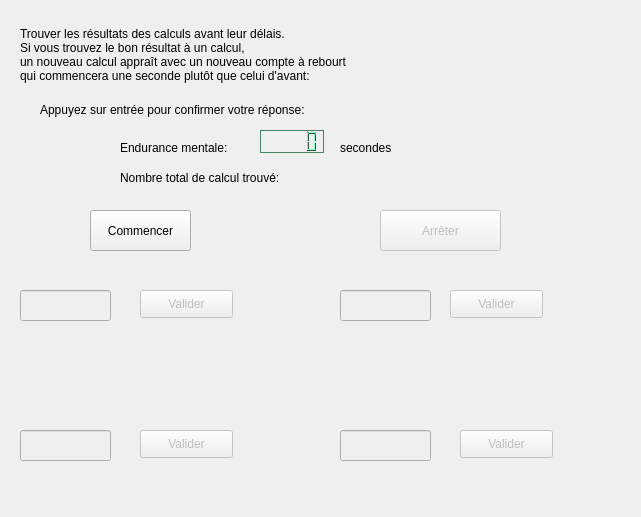
<?xml version="1.0" encoding="UTF-8"?>
<ui version="4.0">
 <class>Fenetre</class>
 <widget class="QDialog" name="Fenetre">
  <property name="geometry">
   <rect>
    <x>0</x>
    <y>0</y>
    <width>641</width>
    <height>517</height>
   </rect>
  </property>
  <property name="windowTitle">
   <string>Coeur De Roses Cognition</string>
  </property>
  <widget class="QLabel" name="label">
   <property name="geometry">
    <rect>
     <x>20</x>
     <y>10</y>
     <width>351</width>
     <height>91</height>
    </rect>
   </property>
   <property name="text">
    <string>&lt;html&gt;&lt;head/&gt;&lt;body&gt;Trouver les résultats des calculs avant leur délais.&lt;br&gt;Si vous trouvez le bon résultat à un calcul,&lt;br&gt;un nouveau calcul appraît avec un nouveau compte à rebourt&lt;br&gt;
qui commencera une seconde plutôt que celui d'avant:&lt;/body&gt;&lt;/html&gt;</string>
   </property>
  </widget>
  <widget class="QLabel" name="lbFin">
   <property name="geometry">
    <rect>
     <x>440</x>
     <y>160</y>
     <width>141</width>
     <height>31</height>
    </rect>
   </property>
   <property name="font">
    <font>
     <pointsize>10</pointsize>
     <weight>75</weight>
     <bold>true</bold>
    </font>
   </property>
   <property name="text">
    <string/>
   </property>
  </widget>
  <widget class="QLabel" name="lbDelais1">
   <property name="geometry">
    <rect>
     <x>40</x>
     <y>260</y>
     <width>61</width>
     <height>16</height>
    </rect>
   </property>
   <property name="font">
    <font>
     <pointsize>10</pointsize>
     <weight>75</weight>
     <bold>true</bold>
    </font>
   </property>
   <property name="text">
    <string/>
   </property>
  </widget>
  <widget class="QPushButton" name="btValider1">
   <property name="enabled">
    <bool>false</bool>
   </property>
   <property name="geometry">
    <rect>
     <x>140</x>
     <y>290</y>
     <width>93</width>
     <height>28</height>
    </rect>
   </property>
   <property name="text">
    <string>Valider</string>
   </property>
  </widget>
  <widget class="QLabel" name="lbCalcul1">
   <property name="geometry">
    <rect>
     <x>160</x>
     <y>260</y>
     <width>71</width>
     <height>16</height>
    </rect>
   </property>
   <property name="font">
    <font>
     <pointsize>10</pointsize>
    </font>
   </property>
   <property name="text">
    <string/>
   </property>
  </widget>
  <widget class="QPushButton" name="btValider2">
   <property name="enabled">
    <bool>false</bool>
   </property>
   <property name="geometry">
    <rect>
     <x>450</x>
     <y>290</y>
     <width>93</width>
     <height>28</height>
    </rect>
   </property>
   <property name="text">
    <string>Valider</string>
   </property>
  </widget>
  <widget class="QLabel" name="lbDelais2">
   <property name="geometry">
    <rect>
     <x>350</x>
     <y>270</y>
     <width>61</width>
     <height>16</height>
    </rect>
   </property>
   <property name="font">
    <font>
     <pointsize>10</pointsize>
     <weight>75</weight>
     <bold>true</bold>
    </font>
   </property>
   <property name="text">
    <string/>
   </property>
  </widget>
  <widget class="QLabel" name="lbCalcul2">
   <property name="geometry">
    <rect>
     <x>470</x>
     <y>260</y>
     <width>81</width>
     <height>16</height>
    </rect>
   </property>
   <property name="font">
    <font>
     <pointsize>10</pointsize>
    </font>
   </property>
   <property name="text">
    <string/>
   </property>
  </widget>
  <widget class="QPushButton" name="btValider3">
   <property name="enabled">
    <bool>false</bool>
   </property>
   <property name="geometry">
    <rect>
     <x>140</x>
     <y>430</y>
     <width>93</width>
     <height>28</height>
    </rect>
   </property>
   <property name="text">
    <string>Valider</string>
   </property>
  </widget>
  <widget class="QLabel" name="lbDelais3">
   <property name="geometry">
    <rect>
     <x>40</x>
     <y>390</y>
     <width>61</width>
     <height>16</height>
    </rect>
   </property>
   <property name="font">
    <font>
     <pointsize>10</pointsize>
     <weight>75</weight>
     <bold>true</bold>
    </font>
   </property>
   <property name="text">
    <string/>
   </property>
  </widget>
  <widget class="QLabel" name="lbCalcul3">
   <property name="geometry">
    <rect>
     <x>160</x>
     <y>390</y>
     <width>71</width>
     <height>16</height>
    </rect>
   </property>
   <property name="font">
    <font>
     <pointsize>10</pointsize>
    </font>
   </property>
   <property name="text">
    <string/>
   </property>
  </widget>
  <widget class="QPushButton" name="btValider4">
   <property name="enabled">
    <bool>false</bool>
   </property>
   <property name="geometry">
    <rect>
     <x>460</x>
     <y>430</y>
     <width>93</width>
     <height>28</height>
    </rect>
   </property>
   <property name="text">
    <string>Valider</string>
   </property>
  </widget>
  <widget class="QLabel" name="lbDelais4">
   <property name="geometry">
    <rect>
     <x>340</x>
     <y>390</y>
     <width>61</width>
     <height>16</height>
    </rect>
   </property>
   <property name="font">
    <font>
     <pointsize>10</pointsize>
     <weight>75</weight>
     <bold>true</bold>
    </font>
   </property>
   <property name="text">
    <string/>
   </property>
  </widget>
  <widget class="QLabel" name="lbCalcul4">
   <property name="geometry">
    <rect>
     <x>470</x>
     <y>390</y>
     <width>81</width>
     <height>16</height>
    </rect>
   </property>
   <property name="font">
    <font>
     <pointsize>10</pointsize>
    </font>
   </property>
   <property name="text">
    <string/>
   </property>
  </widget>
  <widget class="QPushButton" name="btCommencer">
   <property name="geometry">
    <rect>
     <x>90</x>
     <y>210</y>
     <width>101</width>
     <height>41</height>
    </rect>
   </property>
   <property name="text">
    <string>Commencer</string>
   </property>
  </widget>
  <widget class="QPushButton" name="btArreter">
   <property name="enabled">
    <bool>false</bool>
   </property>
   <property name="geometry">
    <rect>
     <x>380</x>
     <y>210</y>
     <width>121</width>
     <height>41</height>
    </rect>
   </property>
   <property name="text">
    <string>Arrêter</string>
   </property>
  </widget>
  <widget class="QLabel" name="lbInfo1">
   <property name="geometry">
    <rect>
     <x>50</x>
     <y>340</y>
     <width>161</width>
     <height>16</height>
    </rect>
   </property>
   <property name="text">
    <string/>
   </property>
  </widget>
  <widget class="QLabel" name="lbInfo2">
   <property name="geometry">
    <rect>
     <x>340</x>
     <y>340</y>
     <width>201</width>
     <height>16</height>
    </rect>
   </property>
   <property name="text">
    <string/>
   </property>
  </widget>
  <widget class="QLabel" name="lbInfo3">
   <property name="geometry">
    <rect>
     <x>40</x>
     <y>480</y>
     <width>181</width>
     <height>16</height>
    </rect>
   </property>
   <property name="text">
    <string/>
   </property>
  </widget>
  <widget class="QLabel" name="lbInfo4">
   <property name="geometry">
    <rect>
     <x>340</x>
     <y>480</y>
     <width>211</width>
     <height>16</height>
    </rect>
   </property>
   <property name="text">
    <string/>
   </property>
  </widget>
  <widget class="QLabel" name="label_2">
   <property name="geometry">
    <rect>
     <x>120</x>
     <y>170</y>
     <width>181</width>
     <height>16</height>
    </rect>
   </property>
   <property name="text">
    <string>Nombre total de calcul trouvé: </string>
   </property>
  </widget>
  <widget class="QLabel" name="lbTotal">
   <property name="geometry">
    <rect>
     <x>310</x>
     <y>170</y>
     <width>55</width>
     <height>16</height>
    </rect>
   </property>
   <property name="text">
    <string/>
   </property>
  </widget>
  <widget class="QLabel" name="label_3">
   <property name="geometry">
    <rect>
     <x>40</x>
     <y>100</y>
     <width>481</width>
     <height>20</height>
    </rect>
   </property>
   <property name="text">
    <string>Appuyez sur entrée pour confirmer votre réponse:</string>
   </property>
  </widget>
  <widget class="QLCDNumber" name="lcdNumber">
   <property name="geometry">
    <rect>
     <x>260</x>
     <y>130</y>
     <width>64</width>
     <height>23</height>
    </rect>
   </property>
   <property name="palette">
    <palette>
     <active>
      <colorrole role="WindowText">
       <brush brushstyle="SolidPattern">
        <color alpha="255">
         <red>0</red>
         <green>0</green>
         <blue>0</blue>
        </color>
       </brush>
      </colorrole>
      <colorrole role="Button">
       <brush brushstyle="SolidPattern">
        <color alpha="255">
         <red>85</red>
         <green>170</green>
         <blue>127</blue>
        </color>
       </brush>
      </colorrole>
      <colorrole role="Light">
       <brush brushstyle="SolidPattern">
        <color alpha="255">
         <red>127</red>
         <green>255</green>
         <blue>191</blue>
        </color>
       </brush>
      </colorrole>
      <colorrole role="Midlight">
       <brush brushstyle="SolidPattern">
        <color alpha="255">
         <red>106</red>
         <green>212</green>
         <blue>159</blue>
        </color>
       </brush>
      </colorrole>
      <colorrole role="Dark">
       <brush brushstyle="SolidPattern">
        <color alpha="255">
         <red>42</red>
         <green>85</green>
         <blue>63</blue>
        </color>
       </brush>
      </colorrole>
      <colorrole role="Mid">
       <brush brushstyle="SolidPattern">
        <color alpha="255">
         <red>56</red>
         <green>113</green>
         <blue>84</blue>
        </color>
       </brush>
      </colorrole>
      <colorrole role="Text">
       <brush brushstyle="SolidPattern">
        <color alpha="255">
         <red>0</red>
         <green>0</green>
         <blue>0</blue>
        </color>
       </brush>
      </colorrole>
      <colorrole role="BrightText">
       <brush brushstyle="SolidPattern">
        <color alpha="255">
         <red>255</red>
         <green>255</green>
         <blue>255</blue>
        </color>
       </brush>
      </colorrole>
      <colorrole role="ButtonText">
       <brush brushstyle="SolidPattern">
        <color alpha="255">
         <red>0</red>
         <green>0</green>
         <blue>0</blue>
        </color>
       </brush>
      </colorrole>
      <colorrole role="Base">
       <brush brushstyle="SolidPattern">
        <color alpha="255">
         <red>255</red>
         <green>255</green>
         <blue>255</blue>
        </color>
       </brush>
      </colorrole>
      <colorrole role="Window">
       <brush brushstyle="SolidPattern">
        <color alpha="255">
         <red>85</red>
         <green>170</green>
         <blue>127</blue>
        </color>
       </brush>
      </colorrole>
      <colorrole role="Shadow">
       <brush brushstyle="SolidPattern">
        <color alpha="255">
         <red>0</red>
         <green>0</green>
         <blue>0</blue>
        </color>
       </brush>
      </colorrole>
      <colorrole role="AlternateBase">
       <brush brushstyle="SolidPattern">
        <color alpha="255">
         <red>170</red>
         <green>212</green>
         <blue>191</blue>
        </color>
       </brush>
      </colorrole>
      <colorrole role="ToolTipBase">
       <brush brushstyle="SolidPattern">
        <color alpha="255">
         <red>255</red>
         <green>255</green>
         <blue>220</blue>
        </color>
       </brush>
      </colorrole>
      <colorrole role="ToolTipText">
       <brush brushstyle="SolidPattern">
        <color alpha="255">
         <red>0</red>
         <green>0</green>
         <blue>0</blue>
        </color>
       </brush>
      </colorrole>
     </active>
     <inactive>
      <colorrole role="WindowText">
       <brush brushstyle="SolidPattern">
        <color alpha="255">
         <red>0</red>
         <green>0</green>
         <blue>0</blue>
        </color>
       </brush>
      </colorrole>
      <colorrole role="Button">
       <brush brushstyle="SolidPattern">
        <color alpha="255">
         <red>85</red>
         <green>170</green>
         <blue>127</blue>
        </color>
       </brush>
      </colorrole>
      <colorrole role="Light">
       <brush brushstyle="SolidPattern">
        <color alpha="255">
         <red>127</red>
         <green>255</green>
         <blue>191</blue>
        </color>
       </brush>
      </colorrole>
      <colorrole role="Midlight">
       <brush brushstyle="SolidPattern">
        <color alpha="255">
         <red>106</red>
         <green>212</green>
         <blue>159</blue>
        </color>
       </brush>
      </colorrole>
      <colorrole role="Dark">
       <brush brushstyle="SolidPattern">
        <color alpha="255">
         <red>42</red>
         <green>85</green>
         <blue>63</blue>
        </color>
       </brush>
      </colorrole>
      <colorrole role="Mid">
       <brush brushstyle="SolidPattern">
        <color alpha="255">
         <red>56</red>
         <green>113</green>
         <blue>84</blue>
        </color>
       </brush>
      </colorrole>
      <colorrole role="Text">
       <brush brushstyle="SolidPattern">
        <color alpha="255">
         <red>0</red>
         <green>0</green>
         <blue>0</blue>
        </color>
       </brush>
      </colorrole>
      <colorrole role="BrightText">
       <brush brushstyle="SolidPattern">
        <color alpha="255">
         <red>255</red>
         <green>255</green>
         <blue>255</blue>
        </color>
       </brush>
      </colorrole>
      <colorrole role="ButtonText">
       <brush brushstyle="SolidPattern">
        <color alpha="255">
         <red>0</red>
         <green>0</green>
         <blue>0</blue>
        </color>
       </brush>
      </colorrole>
      <colorrole role="Base">
       <brush brushstyle="SolidPattern">
        <color alpha="255">
         <red>255</red>
         <green>255</green>
         <blue>255</blue>
        </color>
       </brush>
      </colorrole>
      <colorrole role="Window">
       <brush brushstyle="SolidPattern">
        <color alpha="255">
         <red>85</red>
         <green>170</green>
         <blue>127</blue>
        </color>
       </brush>
      </colorrole>
      <colorrole role="Shadow">
       <brush brushstyle="SolidPattern">
        <color alpha="255">
         <red>0</red>
         <green>0</green>
         <blue>0</blue>
        </color>
       </brush>
      </colorrole>
      <colorrole role="AlternateBase">
       <brush brushstyle="SolidPattern">
        <color alpha="255">
         <red>170</red>
         <green>212</green>
         <blue>191</blue>
        </color>
       </brush>
      </colorrole>
      <colorrole role="ToolTipBase">
       <brush brushstyle="SolidPattern">
        <color alpha="255">
         <red>255</red>
         <green>255</green>
         <blue>220</blue>
        </color>
       </brush>
      </colorrole>
      <colorrole role="ToolTipText">
       <brush brushstyle="SolidPattern">
        <color alpha="255">
         <red>0</red>
         <green>0</green>
         <blue>0</blue>
        </color>
       </brush>
      </colorrole>
     </inactive>
     <disabled>
      <colorrole role="WindowText">
       <brush brushstyle="SolidPattern">
        <color alpha="255">
         <red>42</red>
         <green>85</green>
         <blue>63</blue>
        </color>
       </brush>
      </colorrole>
      <colorrole role="Button">
       <brush brushstyle="SolidPattern">
        <color alpha="255">
         <red>85</red>
         <green>170</green>
         <blue>127</blue>
        </color>
       </brush>
      </colorrole>
      <colorrole role="Light">
       <brush brushstyle="SolidPattern">
        <color alpha="255">
         <red>127</red>
         <green>255</green>
         <blue>191</blue>
        </color>
       </brush>
      </colorrole>
      <colorrole role="Midlight">
       <brush brushstyle="SolidPattern">
        <color alpha="255">
         <red>106</red>
         <green>212</green>
         <blue>159</blue>
        </color>
       </brush>
      </colorrole>
      <colorrole role="Dark">
       <brush brushstyle="SolidPattern">
        <color alpha="255">
         <red>42</red>
         <green>85</green>
         <blue>63</blue>
        </color>
       </brush>
      </colorrole>
      <colorrole role="Mid">
       <brush brushstyle="SolidPattern">
        <color alpha="255">
         <red>56</red>
         <green>113</green>
         <blue>84</blue>
        </color>
       </brush>
      </colorrole>
      <colorrole role="Text">
       <brush brushstyle="SolidPattern">
        <color alpha="255">
         <red>42</red>
         <green>85</green>
         <blue>63</blue>
        </color>
       </brush>
      </colorrole>
      <colorrole role="BrightText">
       <brush brushstyle="SolidPattern">
        <color alpha="255">
         <red>255</red>
         <green>255</green>
         <blue>255</blue>
        </color>
       </brush>
      </colorrole>
      <colorrole role="ButtonText">
       <brush brushstyle="SolidPattern">
        <color alpha="255">
         <red>42</red>
         <green>85</green>
         <blue>63</blue>
        </color>
       </brush>
      </colorrole>
      <colorrole role="Base">
       <brush brushstyle="SolidPattern">
        <color alpha="255">
         <red>85</red>
         <green>170</green>
         <blue>127</blue>
        </color>
       </brush>
      </colorrole>
      <colorrole role="Window">
       <brush brushstyle="SolidPattern">
        <color alpha="255">
         <red>85</red>
         <green>170</green>
         <blue>127</blue>
        </color>
       </brush>
      </colorrole>
      <colorrole role="Shadow">
       <brush brushstyle="SolidPattern">
        <color alpha="255">
         <red>0</red>
         <green>0</green>
         <blue>0</blue>
        </color>
       </brush>
      </colorrole>
      <colorrole role="AlternateBase">
       <brush brushstyle="SolidPattern">
        <color alpha="255">
         <red>85</red>
         <green>170</green>
         <blue>127</blue>
        </color>
       </brush>
      </colorrole>
      <colorrole role="ToolTipBase">
       <brush brushstyle="SolidPattern">
        <color alpha="255">
         <red>255</red>
         <green>255</green>
         <blue>220</blue>
        </color>
       </brush>
      </colorrole>
      <colorrole role="ToolTipText">
       <brush brushstyle="SolidPattern">
        <color alpha="255">
         <red>0</red>
         <green>0</green>
         <blue>0</blue>
        </color>
       </brush>
      </colorrole>
     </disabled>
    </palette>
   </property>
   <property name="font">
    <font>
     <family>Arial</family>
     <pointsize>11</pointsize>
     <weight>75</weight>
     <bold>true</bold>
    </font>
   </property>
   <property name="cursor">
    <cursorShape>ArrowCursor</cursorShape>
   </property>
   <property name="contextMenuPolicy">
    <enum>Qt::DefaultContextMenu</enum>
   </property>
   <property name="autoFillBackground">
    <bool>false</bool>
   </property>
   <property name="frameShape">
    <enum>QFrame::StyledPanel</enum>
   </property>
   <property name="frameShadow">
    <enum>QFrame::Plain</enum>
   </property>
   <property name="smallDecimalPoint">
    <bool>false</bool>
   </property>
  </widget>
  <widget class="QLabel" name="label_4">
   <property name="geometry">
    <rect>
     <x>120</x>
     <y>140</y>
     <width>121</width>
     <height>16</height>
    </rect>
   </property>
   <property name="text">
    <string>Endurance mentale:</string>
   </property>
  </widget>
  <widget class="QLabel" name="label_5">
   <property name="geometry">
    <rect>
     <x>340</x>
     <y>140</y>
     <width>55</width>
     <height>16</height>
    </rect>
   </property>
   <property name="text">
    <string>secondes</string>
   </property>
  </widget>
  <widget class="QLineEdit" name="txtReponse1">
   <property name="enabled">
    <bool>false</bool>
   </property>
   <property name="geometry">
    <rect>
     <x>20</x>
     <y>290</y>
     <width>91</width>
     <height>31</height>
    </rect>
   </property>
   <property name="inputMethodHints">
    <set>Qt::ImhNone</set>
   </property>
  </widget>
  <widget class="QLineEdit" name="txtReponse2">
   <property name="enabled">
    <bool>false</bool>
   </property>
   <property name="geometry">
    <rect>
     <x>340</x>
     <y>290</y>
     <width>91</width>
     <height>31</height>
    </rect>
   </property>
  </widget>
  <widget class="QLineEdit" name="txtReponse3">
   <property name="enabled">
    <bool>false</bool>
   </property>
   <property name="geometry">
    <rect>
     <x>20</x>
     <y>430</y>
     <width>91</width>
     <height>31</height>
    </rect>
   </property>
  </widget>
  <widget class="QLineEdit" name="txtReponse4">
   <property name="enabled">
    <bool>false</bool>
   </property>
   <property name="geometry">
    <rect>
     <x>340</x>
     <y>430</y>
     <width>91</width>
     <height>31</height>
    </rect>
   </property>
  </widget>
 </widget>
 <resources/>
 <connections/>
</ui>
